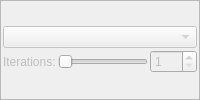
                  <widget class="QFrame" name="frame_iterations_formula_4">
                   <property name="enabled">
                    <bool>false</bool>
                   </property>
                   <property name="frameShape">
                    <enum>QFrame::StyledPanel</enum>
                   </property>
                   <property name="frameShadow">
                    <enum>QFrame::Raised</enum>
                   </property>
                   <layout class="QVBoxLayout" name="verticalLayout_62">
                    <property name="spacing">
                     <number>2</number>
                    </property>
                    <property name="leftMargin">
                     <number>2</number>
                    </property>
                    <property name="topMargin">
                     <number>2</number>
                    </property>
                    <property name="rightMargin">
                     <number>2</number>
                    </property>
                    <property name="bottomMargin">
                     <number>2</number>
                    </property>
                    <item>
                     <layout class="QGridLayout" name="gridLayout_31">
                      <property name="topMargin">
                       <number>0</number>
                      </property>
                      <property name="spacing">
                       <number>2</number>
                      </property>
                      <item row="1" column="0">
                       <widget class="QLabel" name="label_130">
                        <property name="text">
                         <string>Iterations:</string>
                        </property>
                       </widget>
                      </item>
                      <item row="1" column="1">
                       <widget class="QSlider" name="sliderInt_formula_iterations_4">
                        <property name="minimum">
                         <number>1</number>
                        </property>
                        <property name="maximum">
                         <number>250</number>
                        </property>
                        <property name="singleStep">
                         <number>8</number>
                        </property>
                        <property name="pageStep">
                         <number>64</number>
                        </property>
                        <property name="orientation">
                         <enum>Qt::Horizontal</enum>
                        </property>
                       </widget>
                      </item>
                      <item row="1" column="2">
                       <widget class="MySpinBox" name="spinboxInt_formula_iterations_4">
                        <property name="minimum">
                         <number>1</number>
                        </property>
                        <property name="maximum">
                         <number>500</number>
                        </property>
                       </widget>
                      </item>
                      <item row="0" column="0" colspan="3">
                       <widget class="QComboBox" name="comboBox_formula_4">
                        <property name="maxVisibleItems">
                         <number>50</number>
                        </property>
                       </widget>
                      </item>
                     </layout>
                    </item>
                   </layout>
                  </widget>
